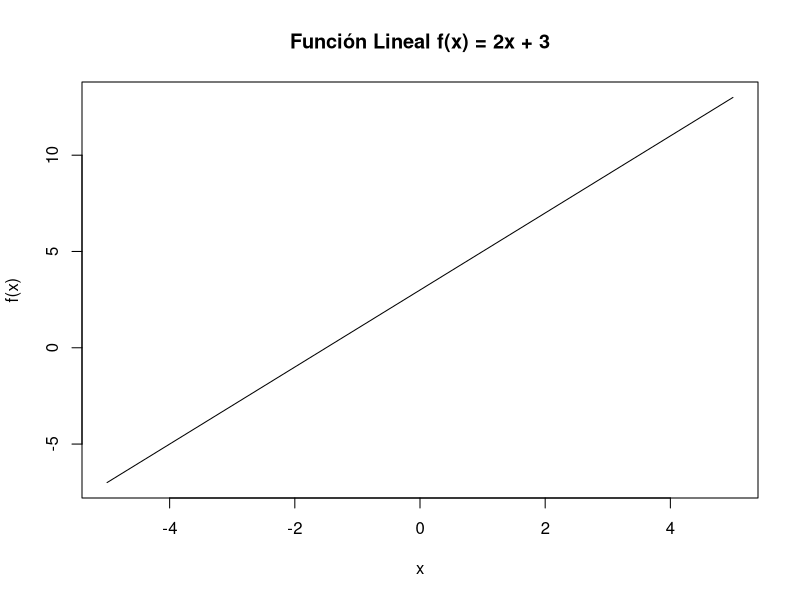

Recreate this plot in R.
## ---- chunk 1
#| lst-label: lst-apendiceA-1
#| lst-cap: "Código R"

# Definir una función lineal
f_lineal <- function(x) {
  2*x + 3
}
f_lineal(5) # Resultado: 13

# Graficar una función
curve(f_lineal, from = -5, to = 5,
      main = "Función Lineal f(x) = 2x + 3",
      xlab = "x", ylab = "f(x)")
## ---- chunk 2
#| lst-label: lst-apendiceA-2
#| lst-cap: "Código R"

# Cálculos exponenciales
exp(1)      # e^1
exp(2)      # e^2

# Cálculos logarítmicos
log(exp(1)) # ln(e) = 1
log(100)    # ln(100)
log(100, base = 10) # log10(100) = 2

# Propiedad: log(x^k) = k * log(x)
x_val <- 5
k_val <- 3
log(x_val^k_val) == k_val * log(x_val)
## ---- chunk 3
#| lst-label: lst-apendiceA-3
#| lst-cap: "Código R"

# Vector de datos
datos <- c(2, 4, 6, 8, 10)

# Suma de los datos
sum(datos)

# Media muestral usando sumatoria
n_datos <- length(datos)
media <- sum(datos) / n_datos
cat("Media muestral:", media, "\n")

# Producto de los datos
prod(datos)

# Suma doble (ej. suma de una matriz)
matriz_ej <- matrix(1:4, nrow=2)
print(matriz_ej)
sum(matriz_ej) # Suma todos los elementos
## ---- chunk 4
#| lst-label: lst-apendiceA-4
#| lst-cap: "Código R"

# Representación de conjuntos como vectores lógicos o numéricos
universo <- 1:10
conjuntoA <- c(1, 2, 3, 4, 5)
conjuntoB <- c(4, 5, 6, 7)

# Unión
union(conjuntoA, conjuntoB)

# Intersección
intersect(conjuntoA, conjuntoB)

# Diferencia (elementos en A que no están en B)
setdiff(conjuntoA, conjuntoB)

# Complemento (respecto a 'universo')
setdiff(universo, conjuntoA)

# Comprobación de disjunción (no disjuntos en este caso)
length(intersect(conjuntoA, conjuntoB)) == 0
## ---- chunk 5
#| lst-label: lst-apendiceA-5
#| lst-cap: "Código R"

# Definir una expresión simbólica
expr <- expression(x^2 - 4*x + 5)
derivada <- D(expr, "x")
print(derivada)

# Evaluar la derivada en un punto
eval(derivada, list(x = 2)) # Debería ser 0
## ---- chunk 6
#| lst-label: lst-apendiceA-6
#| lst-cap: "Código R"

# Calcular la probabilidad P(-1 <= X <= 1) para una Normal Estándar
# Usamos la función dnorm (densidad de la normal)
resultado_integral <- integrate(dnorm, lower = -1, upper = 1)
print(resultado_integral$value) # Aproximadamente 0.6827 (regla del 68%)

# Para la esperanza de una variable continua con PDF f(x): E(X) = integral(x * f(x) dx)
# Ejemplo con una función simple x * exp(-x) de 0 a Inf
f_ejemplo_esperanza <- function(x) { x * dexp(x, rate = 1) } # E(X) para Exp(1) es 1/rate = 1
esperanza_numerica <- integrate(f_ejemplo_esperanza, lower = 0, upper = Inf)
print(esperanza_numerica$value) # Debería ser cercano a 1
## ---- chunk 7
#| lst-label: lst-apendiceA-7
#| lst-cap: "Código R"

# Definir matrices
A <- matrix(c(1, 2, 3, 4), nrow=2, byrow=TRUE) # Matriz 2x2
B <- matrix(c(5, 6, 7, 8), nrow=2, byrow=TRUE) # Matriz 2x2
C <- matrix(c(1, 0, 0, 1), nrow=2, byrow=TRUE) # Matriz identidad I

print("Matriz A:")
print(A)
print("Matriz B:")
print(B)

# Suma de matrices
print("A + B:")
print(A + B)

# Producto matricial
print("A %*% B:")
print(A %*% B)

# Transpuesta de A
print("Transpuesta de A (A^T):")
print(t(A))

# Inversa de A
# Solo si la matriz es cuadrada y no singular (determinante != 0)
print("Inversa de A:")
print(solve(A))

# Verificar A * A_inv = I
print("A %*% solve(A):")
print(A %*% solve(A)) # Debería ser la matriz identidad

# Determinante de A
print("Determinante de A:")
print(det(A)) # (1*4 - 2*3) = 4 - 6 = -2
